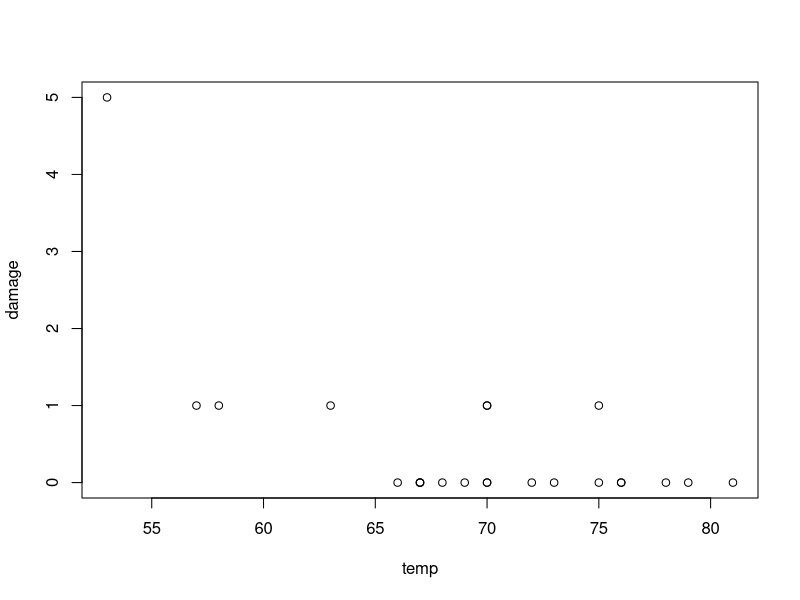

Source code (R):
o.ring.data <- data.frame(
  temp=c(53.00,57.00,58.00,63.00,66.00,67.00,67.00,67.00,68.00,69.00,70.00,70.00,70.00,70.00,72.00,73.00,75.00,75.00,76.00,76.00,78.00,79.00,81.00),
damage=c(5.00,1.00,1.00,1.00,0.00,0.00,0.00,0.00,0.00,0.00,1.00,0.00,1.00,0.00,0.00,0.00,0.00,1.00,0.00,0.00,0.00,0.00,0.00))

library(magrittr)
library(dplyr)

o.ring.data %>% 
  transmute(temp,damage_indicator=ifelse(damage > 0,1,0)) %>%
  glm(formula = damage_indicator ~ temp, data = ., family = 'binomial') %>% summary

plot(o.ring.data)